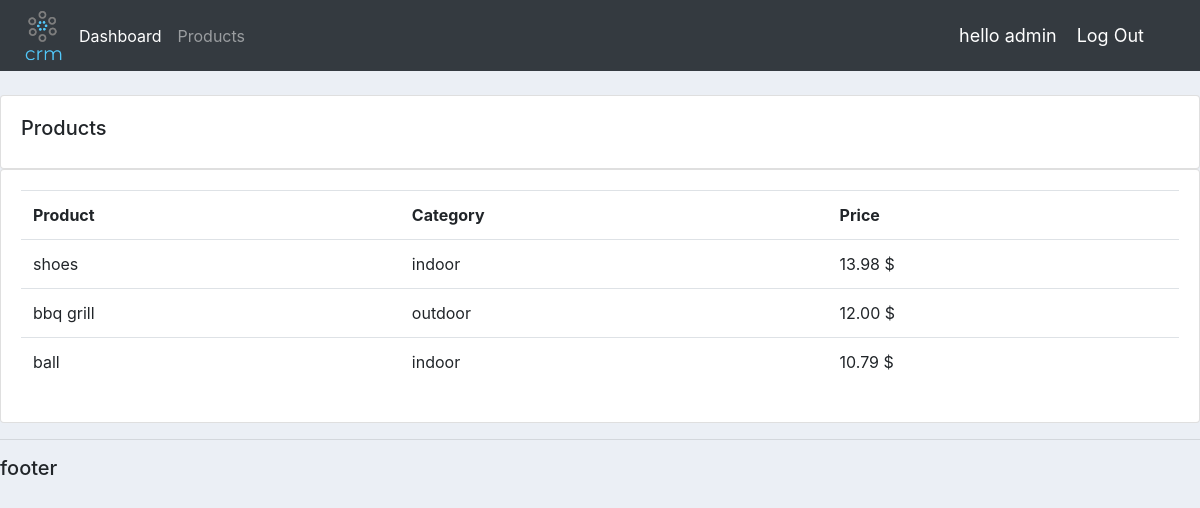
Screenshot of /products/ (signed in) with the database file from the repository.
### accounts/models.py (models this page shows, shortened)
class Product(models.Model):
    CATEGORY = (
        ('indoor','indoor'),
        ('outdoor','outdoor'),
    )
    name = models.CharField(max_length=200, blank=True)
    category = models.CharField(max_length=200, blank=True, choices=CATEGORY)
    price = models.FloatField(validators=[MinValueValidator(0)], blank=True)
    description = models.TextField(max_length=400, blank=True)
    date_crated = models.DateTimeField(default=datetime.datetime.now(), blank=True)
    tags = models.ManyToManyField(Tag, blank=True)

### accounts/decorators.py (the view)
        def wrapper_func(request, *args, **kwargs):
            group = None
            if request.user.groups.exists():
                group = request.user.groups.all()[0].name
            if group in allowed_roles:
                return view_func(request, *args, **kwargs)
            else:
                return HttpResponse('you are not allowed to see this page')

### accounts/views.py (called while the page is built)
@login_required(login_url='/login/')
@allowed_users(['admin'])
def products(request):
    products = Product.objects.all()
    context = {
        'products':products
    }
    return render(request, 'accounts/product.html', context)

### accounts/templates/accounts/product.html
{% extends 'accounts/base.html' %}
{% block content %}
		<br>
		<div class="row">
			<div class="col-md">
				<div class="card card-body">
					<h5>Products</h5>
				</div>
				<div class="card card-body">
					<table class="table">
						<tr>
							<th>Product</th>
							<th>Category</th>
							<th>Price</th>
						</tr>
						{% for product in products %}
						<tr>
							<td>{{product.name}}</td>
							<td>{{product.category}}</td>
							<td>{{product.price|floatformat:2}} $</td>
						</tr>
						{% endfor %}
					</table>
				</div>
			</div>
		</div>
{% endblock content %}

### accounts/templates/accounts/base.html (shortened to what this page needs)
{% load static %}
<!DOCTYPE html>
<html lang="en">
<head>
<link rel="stylesheet" href="https://stackpath.bootstrapcdn.com/bootstrap/4.5.0/css/bootstrap.min.css">
<link rel="stylesheet" href="{% static 'home-static/css/main.css' %}" >
</head>
<body>
<nav class="navbar navbar-expand-lg navbar-dark bg-dark">
  <img src= {% static 'home-static/images/crm-logo.png' %} style="width: 55px;">
  <div class="collapse navbar-collapse" id="navbarNav">
    <ul class="navbar-nav">
      {% if request.user.is_staff %}
        <li class="nav-item active">
          <a class="nav-link" href="{% url 'accounts:dashboard'  %}">Dashboard </a>
        </li>
        <li class="nav-item">
          <a class="nav-link" href="{% url 'accounts:products'  %}">Products</a>
        </li>
      {% else %}
        <li class="nav-item active">
          <a class="nav-link" href="{% url 'accounts:account'  %}">Settings </a>
        </li>
      {% endif %}
    </ul>
  </div>
  {% if request.user.is_authenticated %}
  <span class="span-style">hello {{request.user}} </span>
  <span class="span-style"><a href="{% url 'accounts:logout' %}">Log Out</a></span>
  {% else %}
  <span class="span-style"><a href="{% url 'accounts:login' %}">Log In</a></span>
  <span class="span-style"><a href="{% url 'accounts:signup' %}">Sign Up</a></span>
  {% endif %}
</nav>
    {% block content %}
    {% endblock content %}
    <hr>
    <h5>footer</h5>
</body>
</html>

### static/home-static/css/main.css (style rules this page uses)
body { background-color: #ebeff5; }

### accounts/templates/accounts/base.html (style rules this page uses)
.span-style , .span-style a { font-size:18px ; color: #fff; margin-right: 20px; }

### rows the page displays
Product: name "shoes", category "indoor", price "13.98"
Product: name "bbq grill", category "outdoor", price "12.00"
Product: name "ball", category "indoor", price "10.79"

### other values shown
{{ request.user }} "admin"
